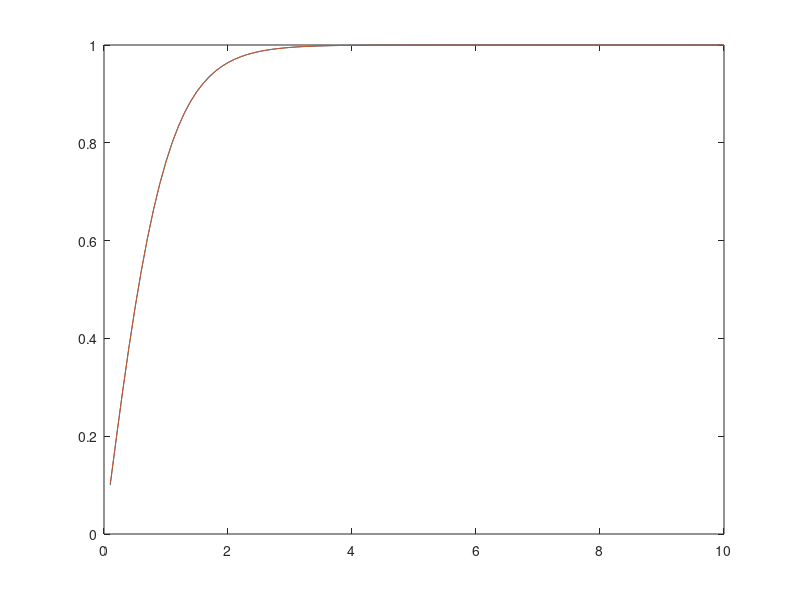
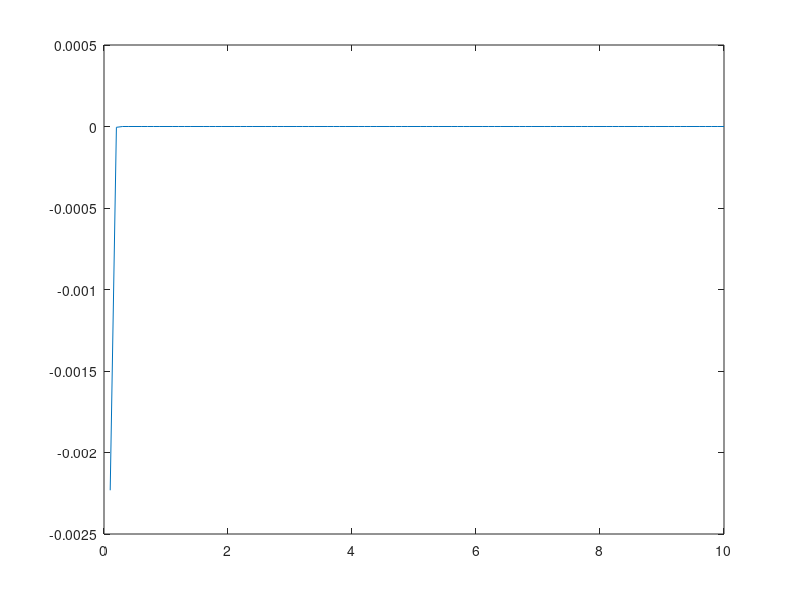

Recreate these plots in MATLAB, in order.
clc; clear; close all;

u = 0.1:0.1:10;
M = 30;

lhs = tanh(u);

sum = 0;

for m = 1:M
    sum = sum + (-1)^m*exp(-2*m*u);
end

rhs = 1 + 2*sum;

error = lhs - rhs;

figure;
plot(u, lhs);
hold on;
plot(u, rhs);

figure;
plot(u, error);
